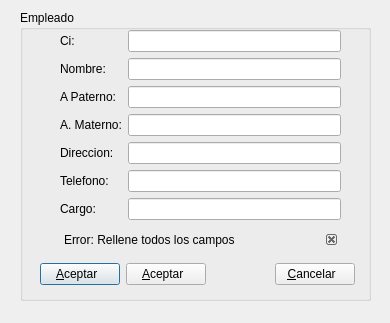
<?xml version="1.0" encoding="UTF-8"?>
<ui version="4.0">
 <class>eempleado</class>
 <widget class="QDialog" name="eempleado">
  <property name="geometry">
   <rect>
    <x>0</x>
    <y>0</y>
    <width>390</width>
    <height>323</height>
   </rect>
  </property>
  <property name="windowTitle">
   <string>Empleado</string>
  </property>
  <widget class="QGroupBox" name="groupBox">
   <property name="geometry">
    <rect>
     <x>20</x>
     <y>10</y>
     <width>351</width>
     <height>291</height>
    </rect>
   </property>
   <property name="title">
    <string>Empleado</string>
   </property>
   <widget class="QWidget" name="formLayoutWidget">
    <property name="geometry">
     <rect>
      <x>40</x>
      <y>20</y>
      <width>281</width>
      <height>221</height>
     </rect>
    </property>
    <layout class="QFormLayout" name="formLayout">
     <property name="fieldGrowthPolicy">
      <enum>QFormLayout::AllNonFixedFieldsGrow</enum>
     </property>
     <item row="0" column="0">
      <widget class="QLabel" name="label">
       <property name="text">
        <string>Ci:</string>
       </property>
      </widget>
     </item>
     <item row="0" column="1">
      <widget class="QLineEdit" name="a">
       <property name="enabled">
        <bool>true</bool>
       </property>
      </widget>
     </item>
     <item row="1" column="0">
      <widget class="QLabel" name="label_2">
       <property name="text">
        <string>Nombre:</string>
       </property>
      </widget>
     </item>
     <item row="1" column="1">
      <widget class="QLineEdit" name="b"/>
     </item>
     <item row="2" column="0">
      <widget class="QLabel" name="label_3">
       <property name="text">
        <string>A Paterno:</string>
       </property>
      </widget>
     </item>
     <item row="2" column="1">
      <widget class="QLineEdit" name="c"/>
     </item>
     <item row="3" column="0">
      <widget class="QLabel" name="label_4">
       <property name="text">
        <string>A. Materno:</string>
       </property>
      </widget>
     </item>
     <item row="3" column="1">
      <widget class="QLineEdit" name="d"/>
     </item>
     <item row="4" column="0">
      <widget class="QLabel" name="label_5">
       <property name="text">
        <string>Direccion:</string>
       </property>
      </widget>
     </item>
     <item row="4" column="1">
      <widget class="QLineEdit" name="e"/>
     </item>
     <item row="5" column="0">
      <widget class="QLabel" name="label_6">
       <property name="text">
        <string>Telefono:</string>
       </property>
      </widget>
     </item>
     <item row="5" column="1">
      <widget class="QLineEdit" name="f"/>
     </item>
     <item row="6" column="0">
      <widget class="QLabel" name="label_7">
       <property name="text">
        <string>Cargo:</string>
       </property>
      </widget>
     </item>
     <item row="6" column="1">
      <widget class="QLineEdit" name="g"/>
     </item>
    </layout>
   </widget>
   <widget class="QDockWidget" name="informacion">
    <property name="geometry">
     <rect>
      <x>40</x>
      <y>220</y>
      <width>279</width>
      <height>20</height>
     </rect>
    </property>
    <property name="minimumSize">
     <size>
      <width>80</width>
      <height>20</height>
     </size>
    </property>
    <property name="maximumSize">
     <size>
      <width>524287</width>
      <height>20</height>
     </size>
    </property>
    <property name="font">
     <font>
      <weight>50</weight>
      <bold>false</bold>
     </font>
    </property>
    <property name="features">
     <set>QDockWidget::DockWidgetClosable</set>
    </property>
    <property name="windowTitle">
     <string>Error: Rellene todos los campos</string>
    </property>
    <widget class="QWidget" name="informacion_3"/>
   </widget>
   <widget class="QWidget" name="horizontalLayoutWidget">
    <property name="geometry">
     <rect>
      <x>20</x>
      <y>250</y>
      <width>315</width>
      <height>29</height>
     </rect>
    </property>
    <layout class="QHBoxLayout" name="horizontalLayout">
     <item>
      <widget class="QPushButton" name="aceptar">
       <property name="text">
        <string>&amp;Aceptar  </string>
       </property>
       <property name="icon">
        <iconset resource="pandasoft.qrc">
         <normaloff>:/images/dialog-ok.png</normaloff>:/images/dialog-ok.png</iconset>
       </property>
      </widget>
     </item>
     <item>
      <widget class="QPushButton" name="editar">
       <property name="text">
        <string>&amp;Aceptar  </string>
       </property>
       <property name="icon">
        <iconset resource="pandasoft.qrc">
         <normaloff>:/images/dialog-ok.png</normaloff>:/images/dialog-ok.png</iconset>
       </property>
      </widget>
     </item>
     <item>
      <spacer name="horizontalSpacer">
       <property name="orientation">
        <enum>Qt::Horizontal</enum>
       </property>
       <property name="sizeHint" stdset="0">
        <size>
         <width>40</width>
         <height>20</height>
        </size>
       </property>
      </spacer>
     </item>
     <item>
      <widget class="QPushButton" name="cancelar">
       <property name="text">
        <string>&amp;Cancelar  </string>
       </property>
       <property name="icon">
        <iconset resource="pandasoft.qrc">
         <normaloff>:/images/dialog-cancel.png</normaloff>:/images/dialog-cancel.png</iconset>
       </property>
      </widget>
     </item>
    </layout>
   </widget>
  </widget>
 </widget>
 <resources>
  <include location="pandasoft.qrc"/>
 </resources>
 <connections>
  <connection>
   <sender>cancelar</sender>
   <signal>clicked(bool)</signal>
   <receiver>eempleado</receiver>
   <slot>reject()</slot>
   <hints>
    <hint type="sourcelabel">
     <x>329</x>
     <y>254</y>
    </hint>
    <hint type="destinationlabel">
     <x>290</x>
     <y>312</y>
    </hint>
   </hints>
  </connection>
 </connections>
</ui>
